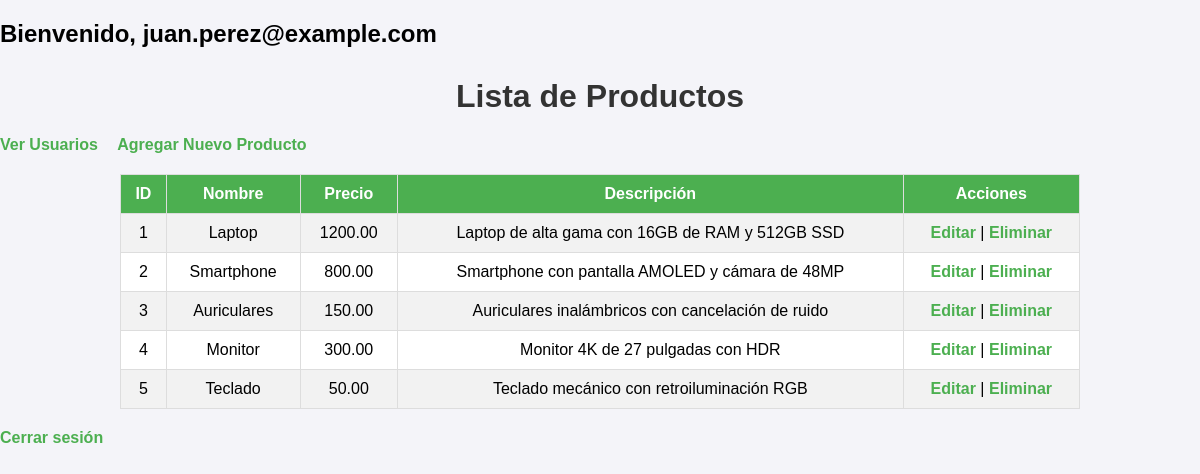
Screenshot of / (signed in) with the database file from the repository.
### tables this page shows
CREATE TABLE `productos` (
  `id` int(11) NOT NULL,
  `nombre` varchar(100) NOT NULL,
  `precio` decimal(10,2) NOT NULL,
  `descripcion` text DEFAULT NULL
);

### index.php (the view, shortened to what this page needs)
<?php include 'db.php'; ?>
<!DOCTYPE html>
<html>
<head>
    <link rel="stylesheet" href="estilos.css">
</head>
<body>
<h2>Bienvenido, <?php echo $_SESSION['email']; ?></h2>
<h1>Lista de Productos</h1>
<a href="usuarios.php" style="margin-right: 15px;">Ver Usuarios</a>
<a href="crear.php">Agregar Nuevo Producto</a>
<table border="1">
    <tr>
        <th>ID</th>
        <th>Nombre</th>
        <th>Precio</th>
        <th>Descripción</th>
        <th>Acciones</th>
    </tr>
    <?php
    $sql = "SELECT * FROM productos";
    $resultado = $conn->query($sql);
    while ($fila = $resultado->fetch_assoc()) {
        echo "<tr>";
        echo "<td>{$fila['id']}</td>";
        echo "<td>{$fila['nombre']}</td>";
        echo "<td>{$fila['precio']}</td>";
        echo "<td>{$fila['descripcion']}</td>";
        echo "<td>
                <a href='editar.php?id={$fila['id']}'>Editar</a> |
                <a href='eliminar.php?id={$fila['id']}'>Eliminar</a>
              </td>";
        echo "</tr>";
    }
    ?>
</table>
<a href="logout.php">Cerrar sesión</a>
</body>
</html>

### estilos.css (style rules this page uses)
body { font-family: Arial, sans-serif; background-color: #f4f4f9; margin: 0; padding: 0; }
h1 { text-align: center; color: #333; margin-top: 30px; }
table { width: 80%; margin: 20px auto; border-collapse: collapse; background-color: #fff; }
th, td { padding: 10px; text-align: center; border: 1px solid #ddd; }
th { background-color: #4CAF50; color: white; }
tr:nth-child(even) { background-color: #f2f2f2; }
a { text-decoration: none; color: #4CAF50; font-weight: bold; }

### rows the page displays
productos: id "1", nombre "Laptop", precio "1200.00", descripcion "Laptop de alta gama con 16GB de RAM y 512GB SSD"
productos: id "2", nombre "Smartphone", precio "800.00", descripcion "Smartphone con pantalla AMOLED y cámara de 48MP"
productos: id "3", nombre "Auriculares", precio "150.00", descripcion "Auriculares inalámbricos con cancelación de ruido"
productos: id "4", nombre "Monitor", precio "300.00", descripcion "Monitor 4K de 27 pulgadas con HDR"
productos: id "5", nombre "Teclado", precio "50.00", descripcion "Teclado mecánico con retroiluminación RGB"

### other values shown
$_SESSION['email'] "juan.perez@example.com"
